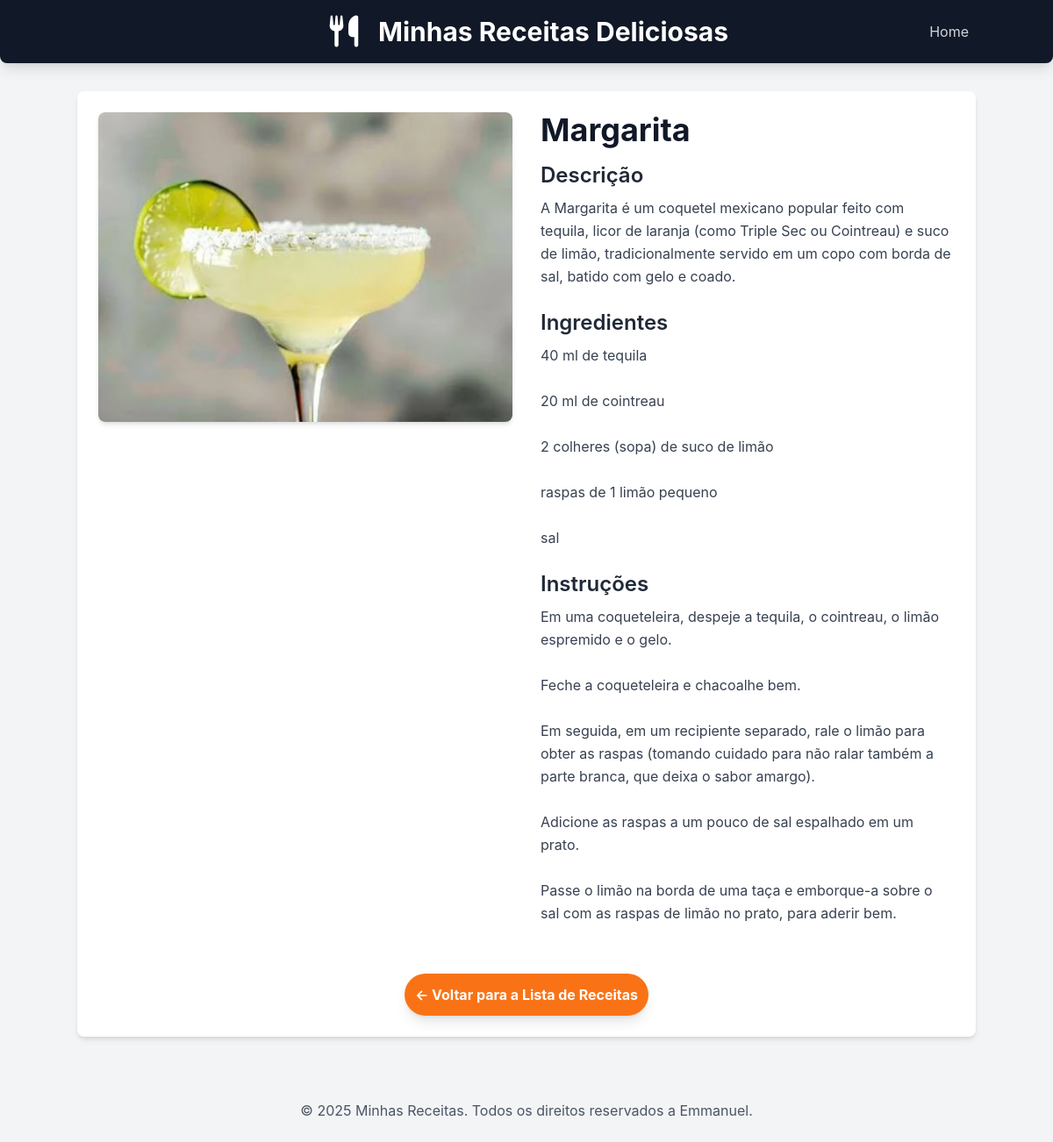
Page /receitas/receita/9/ on the committed database.
### receitas/models.py (models this page shows, shortened)
class Receita(models.Model):
    CATEGORIAS =[
        ('comida','Comida'),
        ('sobremesa','Sobremesa'),
        ('drink','Drink'),
    ]
    title = models.CharField("Título", max_length=200)
    description = models.TextField("Descrição")
    ingredients = models.TextField("Ingredientes")
    instructions = models.TextField("Modo de preparo")
    image = models.ImageField("Imagem", upload_to='receitas/images/', blank=True, null=True)
    categoria = models.CharField("Categoria", max_length=20, choices=CATEGORIAS, default='comida')
    created_at = models.DateTimeField(auto_now_add=True)
    updated_at = models.DateTimeField(auto_now=True)
    class Meta:
        verbose_name = "Receita"
        verbose_name_plural = "Receitas"
        ordering = ['-created_at'] #ordena as receitas pela data de criação (mais novas primeiro)

### receitas/views.py (the view)
# urls.py: path('receita/<int:id>/', views.receita_detail, name='receita_detail'),
def receita_detail(request, id):
    receita = get_object_or_404(Receita, pk=id)
    return render(request, 'receitas/receita_detail.html', {'receita': receita})

### receitas/templates/receitas/receita_detail.html (shortened to what this page needs)
{% extends "receitas/base.html"%}
{% block content %}
<div class="flex flex-col md:flex-row gap-8">
    {% if receita.image %}
    <div class="md:w-1/2">
        <img src="{{receita.image.url}}" alt="[Imagem de {{receita.title}}]"
            class="w-full h-auto object-cover rounded-lg shadow-md">
    </div>
    {% endif %}
    <div class="md:w-1/2">
        <h2 class="text-4xl font-bold text-gray-900 mb-4">{{receita.title}}</h2>
        <h3 class="text-2xl font-semibold text-gray-800 mb-2">Descrição</h3>
        <p class="text-gray-700 mb-6 leading-relaxed">{{receita.description}}</p>
        <h3 class="text-2xl font-semibold text-gray-800 mb-2">Ingredientes</h3>
        <p class="text-gray-700 mb-6 leading-relaxed whitespace-pre-wrap">{{receita.ingredients}}</p>
        <h3 class="text-2xl font-semibold text-gray-800 mb-2">Instruções</h3>
        <p class="text-gray-700 mb-6 leading-relaxed whitespace-pre-wrap">{{receita.instructions}}</p>
    </div>
</div>
<div class="mt-8 text-center">
    <a href="{% url 'home' %}"
        class="inline-block bg-orange-500 hover:bg-orange-600 text-white font-bold py-3 px-3 rounded-full transition duration-300 ease-in-out shadow-lg">
        &larr; Voltar para a Lista de Receitas
    </a>
</div>
{%endblock%}

### receitas/templates/receitas/base.html (style rules this page uses)
body { font-family: 'Inter', sans-serif; }

### rows in the picture
Receita: image (picture), title "Margarita", description "A Margarita é um coquetel mexicano popular feito com tequila, licor de laranja (como Triple Sec ou Cointreau) e suco de limão, tradicionalmente servido em um copo com borda de sal, batido com gelo e coado.", ingredients "40 ml de tequila 20 ml de cointreau 2 colheres (sopa) de suco de limão raspas de 1 limão pequeno sal", instructions "Em uma coqueteleira, despeje a tequila, o cointreau, o limão espremido e o gelo. Feche a coqueteleira e chacoalhe bem. Em seguida, em um recipiente separado, rale o limão para obter as raspas (tomando cuidado para não ralar também a parte branca, que deixa o sabor amargo). Adicione as raspas a um pouco de sal espalhado em um prato. Passe o limão na borda de uma taça e emborque-a sobre o sal com as raspas de limão no prato, para aderir bem."
